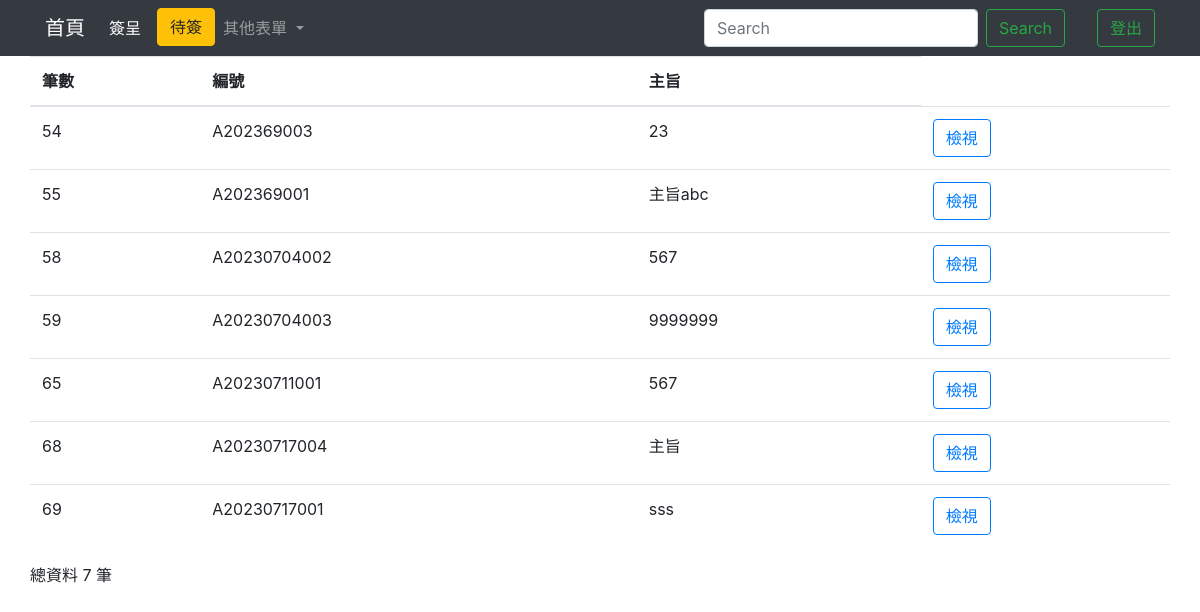
The page /signallIndex/ on the database as committed earlier.
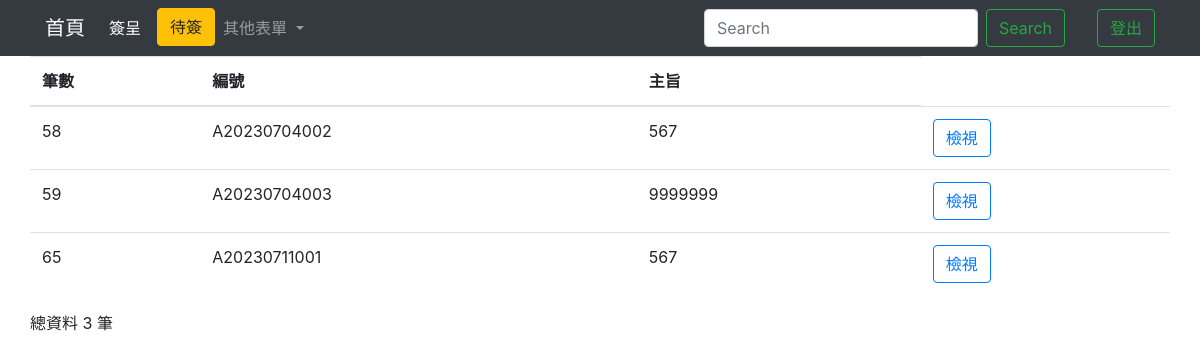
The same page on the database as committed later.
### testapp/models.py (models this page shows)
class Signed (models.Model):
    cNumber = models.CharField(max_length=50, default='', null=False)#編號
    cJob_title = models.CharField(max_length=50,blank=True)#職稱
    cSubject = models.CharField(max_length=255, default='', null=False)#主旨
    cDiscription = models.TextField(blank=True)#說明
    home = models.OneToOneField(Home, on_delete=models.CASCADE,default='')

### testapp/views.py (the view)
# urls.py: path('signallIndex/',signallIndex),
def signallIndex(request):
    if request.user.is_authenticated:
        username=request.user.username
        authenticate=request.user.is_staff
        firstname = request.user.first_name
    if 'q' in request.GET:
        q = request.GET['q']
        multiple_q = Q(Q(cNumber__icontains=q) | Q(cSubject__icontains=q))
        signall = Signed.objects.filter(multiple_q)
    else:
        signall = Signed.objects.all().order_by("id")
    signallCount = len(signall)
    return render(request, "signall_Index.html",locals())

### templates/signall_Index.html (shortened to what this page needs)
<!DOCTYPE html>
<html lang="en">
<head>
  <link rel="stylesheet" href="https://cdn.jsdelivr.net/npm/bootstrap@4.6.2/dist/css/bootstrap.min.css">
  {% load static %}
</head>
<body>
  <nav class="navbar navbar-expand-lg navbar-dark bg-dark">
    <div class="container">
      <a class="navbar-brand" href="/homeIndex/">首頁</a>
      <div class="collapse navbar-collapse" id="navbarSupportedContent">
        <ul class="navbar-nav mr-auto">
          <li class="nav-item active">
            <a class="nav-link disabled" >簽呈 <span class="sr-only">(current)</span></a>
          </li>
          <ul class="navbar-nav ml-2">
            <li class="nav-item">
              <button class="btn btn-warning my-2 my-sm-0" id="{{username}}" onclick="perosonIndex(event)">待簽</button>
            </li>
          </ul>
          <li class="nav-item dropdown">
            <a class="nav-link dropdown-toggle" href="#" role="button" data-toggle="dropdown" aria-expanded="false">
              其他表單
            </a>
          </li>
        </ul>
        <form class="form-inline my-2 my-lg-0">
          <input class="form-control mr-sm-2" name='q' type="search" placeholder="Search" aria-label="Search">
          <button class="btn btn-outline-success my-2 my-sm-0" type="submit">Search</button>
        </form>
        <ul class="navbar-nav ml-2">
          <li class="nav-item active">
            <a class="nav-link disabled" style="color: green;">{{firstname}} <span class="sr-only">(current)</span></a>
          </li>
        </ul>
        <ul class="navbar-nav ml-2">
          <li class="nav-item">
            <button class="btn btn-outline-success my-2 my-sm-0" onclick="Logout(event)">登出</button>
          </li>
        </ul>
      </div>
    </div>
  </nav>
  <form action="." method="POST">
    <div class="container">
      <div class="row">
        <table class="table">
          <thead>
            <th scope="col">筆數</th>
            <th scope="col">編號</th>
            <th scope="col">主旨</th>
          </thead>
          <tbody>
            {% for unit in signall %}
            <tr>
              <td>{{unit.id}}</td>
              <td>{{unit.cNumber}}</td>
              <td>{{unit.cSubject}}</td>
              <td>
                <button type="button" class="btn btn-outline-primary" id="{{unit.cNumber}}" onclick="View()">檢視</button>
              </td>
            </tr>
            {% endfor %}
          </tbody>
        </table>
      </div>
    </div>
  </form>
  <div class="container">
    <div class="row">
      <p>總資料 {{signallCount}} 筆</p>
    </div>
  </div>
</body>
</html>

Rows that differ between the two databases and show on the page:
removed Signed: id "54", cNumber "A202369003", cSubject "23"
removed Signed: id "55", cNumber "A202369001", cSubject "主旨abc"
removed Signed: id "68", cNumber "A20230717004", cSubject "主旨"
removed Signed: id "69", cNumber "A20230717001", cSubject "sss"
Other text that changed with them:
{{ signallCount }}: "7" → "3"
